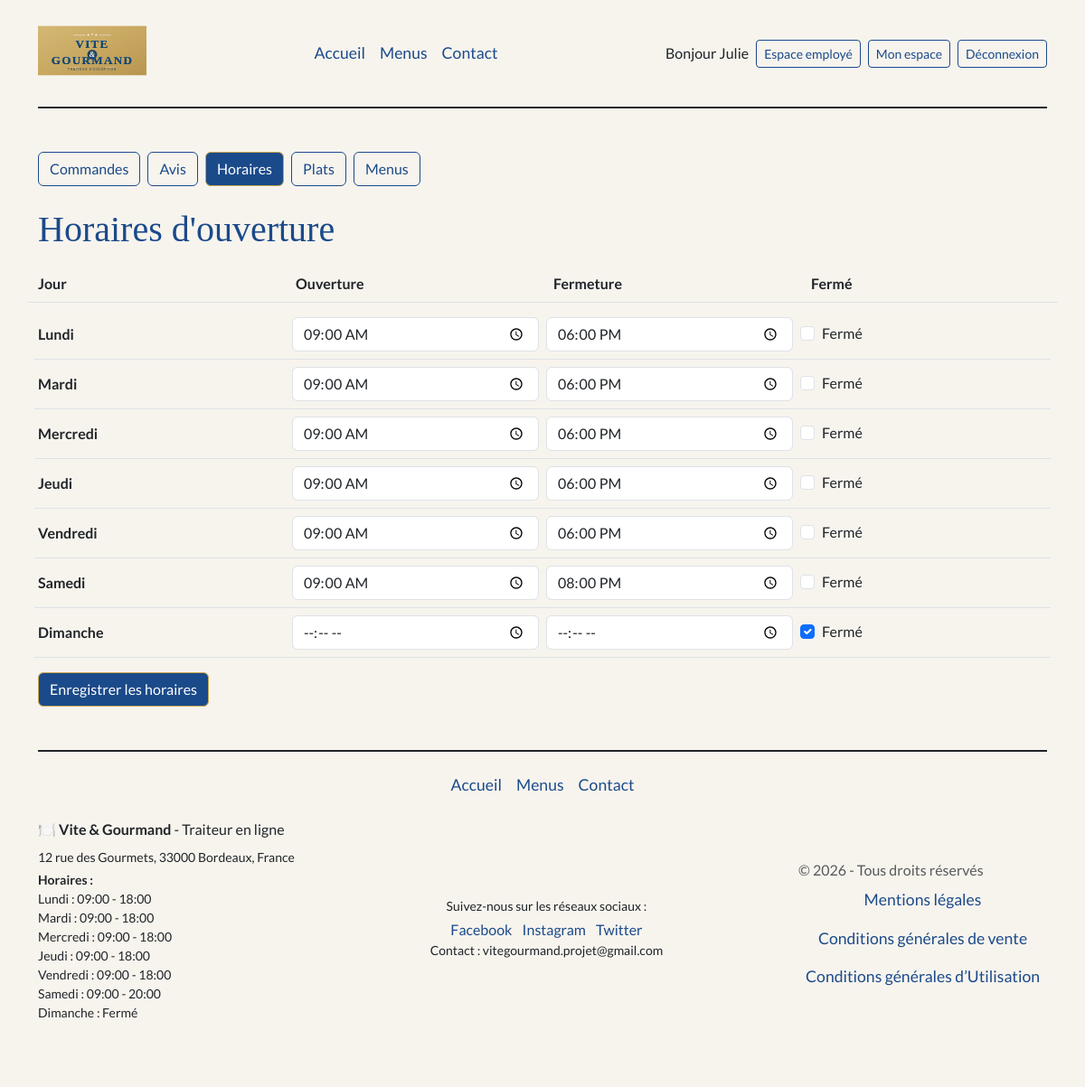
The app's page /index.php?controller=employe&action=horaires (signed in) with its own data.
### tables this page shows
CREATE TABLE `horaire` (
  `horaire_id` INT NOT NULL AUTO_INCREMENT,
  `jour` VARCHAR(10) NOT NULL,
  `heure_ouverture` TIME DEFAULT NULL,
  `heure_fermeture` TIME DEFAULT NULL,
  PRIMARY KEY (`horaire_id`)
);

### index.php (called while the page is built, shortened)
<?php
spl_autoload_register(function (string $class) {
    $file = __DIR__ . '/' . str_replace('\\', '/', $class) . '.php';
});
$controller = new Controller();
$controller->route();

### App/Repository/HoraireRepository.php (called while the page is built, shortened)
<?php
class HoraireRepository extends Repository
{
    public function findAll(): array
    {
        $query = $this->pdo->prepare('SELECT * FROM horaire ORDER BY horaire_id');
        $query->execute();
        $horaires = [];
        foreach ($query->fetchAll($this->pdo::FETCH_ASSOC) as $horaire) {
            $horaires[] = Horaire::createAndHydrate($horaire);
        }
        return $horaires;
    }
}

### App/Repository/Repository.php (called while the page is built, shortened)
<?php
class Repository
{
    public function __construct()
    {
        $mysql = Mysql::getInstance();
        $this->pdo = $mysql->getPDO();
    }
}

### App/Db/Mysql.php (called while the page is built, shortened)
<?php
class Mysql
{
    private $db_name;
    private $db_user;
    private $db_password;
    private $db_port;
    private $db_host;
    private $pdo = null;
    private static $_instance = null;
    public static function getInstance():self
    {
        if (is_null(self::$_instance)) {
            self::$_instance = new Mysql();
        }
        return self::$_instance;
    }
    public function getPDO():\PDO
    {
        if (is_null($this->pdo)) {
            $this->pdo = new \PDO('mysql:dbname=' . $this->db_name . ';charset=utf8;host=' . $this->db_host.':'.$this->db_port, $this->db_user, $this->db_password);
        }
        return $this->pdo;
    }
}

### App/Entity/Entity.php (called while the page is built, shortened)
<?php
class Entity
{
    public static function createAndHydrate(array $data): static
    {
        $entity = new static();
        $entity->hydrate($data);
        return $entity;
    }
    public function hydrate(array $data)
    {
        if (count($data) > 0) {
            foreach ($data as $key => $value) {
                $methodName = 'set' . StringTools::toPascalCase($key);
            }
        }
    }
}

### App/Tools/StringTools.php (called while the page is built, shortened)
<?php
class StringTools
{
    public static function toCamelCase(string $value, $pascalCase = false): string
    {
        $value = ucwords(str_replace(array('-', '_'), ' ', $value));
        $value = str_replace(' ', '', $value);
        if ($pascalCase === false) {
            return lcfirst($value);
        } else {
            return $value;
        }
    }
    public static function toPascalCase(string $value): string
    {
        return self::toCamelCase($value, true);
    }
}

### App/Entity/Horaire.php (called while the page is built, shortened)
<?php
class Horaire extends Entity
{
    protected ?int $horaire_id = null;
    protected ?string $jour = null;
    protected ?string $heure_ouverture = null;
    protected ?string $heure_fermeture = null;
    public function getHoraireId(): ?int
    {
        return $this->horaire_id;
    }
    public function setHoraireId(?int $horaire_id): self
    {
        $this->horaire_id = $horaire_id;
        return $this;
    }
    public function getJour(): ?string
    {
        return $this->jour;
    }
    public function setJour(?string $jour): self
    {
        $this->jour = $jour;
        return $this;
    }
    public function getHeureOuverture(): ?string
    {
        return $this->heure_ouverture;
    }
    public function setHeureOuverture(?string $heure_ouverture): self
    {
        $this->heure_ouverture = $heure_ouverture;
        return $this;
    }
    public function getHeureFermeture(): ?string
    {
        return $this->heure_fermeture;
    }
    public function setHeureFermeture(?string $heure_fermeture): self
    {
        $this->heure_fermeture = $heure_fermeture;
        return $this;
    }
}

### App/Config/menu.php (called while the page is built)
<?php
return [
    ['label' => 'Accueil', 'controller' => 'page', 'action' => 'accueil'],
    ['label' => 'Menus', 'controller' => 'menu', 'action' => 'list'],
    ['label' => 'Contact', 'controller' => 'contact', 'action' => 'index'],
];

### App/Tools/NavigationTools.php (called while the page is built, shortened)
<?php
class NavigationTools
{
    public static function addActiveClass($controller, $action)
    {
        return '';
    }
}

### templates/employe/horaires.php (the view, shortened to what this page needs)
<?php require_once _ROOTPATH_ . '/templates/header.php';
?>
<div class="container my-5">
    <?php $ongletActif = 'horaires';
    require _ROOTPATH_ . '/templates/employe/_onglets.php'; ?>
    <h1 class="mb-4">Horaires d'ouverture</h1>
    <form method="POST">
        <div class="mb-3">
            <div class="row fw-bold border-bottom pb-2 mb-2 d-none d-md-flex">
                <div class="col-md-3">Jour</div>
                <div class="col-md-3">Ouverture</div>
                <div class="col-md-3">Fermeture</div>
                <div class="col-md-3">Fermé</div>
            </div>
            <?php foreach ($horaires as $horaire) {
                $id = $horaire->getHoraireId();
                $jour = $horaire->getJour();
                $ferme = $horaire->getHeureOuverture() === null;
            ?>
                <div class="row g-2 align-items-center border-bottom py-2">
                    <div class="col-12 col-md-3 fw-bold"><?= htmlspecialchars(ucfirst($jour)) ?></div>
                    <div class="col-5 col-md-3">
                        <input type="time" name="horaires[<?= $id ?>][ouverture]" class="form-control" value="<?= htmlspecialchars(substr($horaire->getHeureOuverture() ?? '', 0, 5)) ?>" aria-label="Ouverture <?= htmlspecialchars($jour) ?>">
                    </div>
                    <div class="col-5 col-md-3">
                        <input type="time" name="horaires[<?= $id ?>][fermeture]" class="form-control" value="<?= htmlspecialchars(substr($horaire->getHeureFermeture() ?? '', 0, 5)) ?>" aria-label="Fermeture <?= htmlspecialchars($jour) ?>">
                    </div>
                    <div class="col-2 col-md-3">
                        <div class="form-check">
                            <input type="checkbox" name="horaires[<?= $id ?>][ferme]" value="1" class="form-check-input" id="ferme_<?= $id ?>" <?= $ferme ? 'checked' : '' ?>>
                            <label class="form-check-label d-none d-md-inline" for="ferme_<?= $id ?>">Fermé</label>
                        </div>
                    </div>
                </div>
            <?php } ?>
        </div>
        <button type="submit" name="saveHoraires" class="btn btn-primary">Enregistrer les horaires</button>
    </form>
</div>
<?php require_once _ROOTPATH_ . '/templates/footer.php'; ?>

### templates/footer.php (shortened to what this page needs)
<?php
$mainMenu = require __DIR__ . '/../App/Config/menu.php';
?>
</main>
<div class="container">
    <footer class="d-flex flex-column align-items-center py-3 my-4 border-top border-dark border-2">
        <ul class="nav w-100 justify-content-center align-items-center list-unstyled mb-3">
            <?php foreach ($mainMenu as $item) {  ?>
                <li><a href="/index.php?controller=<?= $item['controller'] ?>&action=<?= $item['action'] ?> " class="nav-link px-2 <?= NavigationTools::addActiveClass($item['controller'], $item['action']) ?>"><?= $item['label'] ?></a></li>
            <?php } ?>
        </ul>
        <div class="w-100 d-flex flex-column flex-md-row justify-content-between align-items-center mb-3">
            <div class="mb-3 mb-md-0 text-center text-md-start">
                <p class="mb-2"> 🍽️ <strong>Vite & Gourmand</strong> - Traiteur en ligne</p>
                <p class=" mb-1 small">12 rue des Gourmets, 33000 Bordeaux, France</p>
                <p class="mb2 small">
                    <strong>Horaires :</strong><br>
                    <?php foreach ($horairesFooter ?? [] as $horaire) { ?>
                        <?= htmlspecialchars(ucfirst($horaire->getJour())) ?> :
                        <?php if ($horaire->getHeureOuverture()) { ?>
                            <?= substr($horaire->getHeureOuverture(), 0, 5) ?> - <?= substr($horaire->getHeureFermeture(), 0, 5) ?>
                        <?php } else { ?>
                            Fermé
                        <?php } ?>
                        <br>
                    <?php } ?>
                </p>
            </div>
            <div class="mb-3 mb-md-0 text-center">
                <p class="mb-1 small">Suivez-nous sur les réseaux sociaux :</p>
                <a href="#" class="text-decoration-none me-2">Facebook</a>
                <a href="#" class="text-decoration-none me-2">Instagram</a>
                <a href="#" class="text-decoration-none">Twitter</a>
                <p class="mb-0 small">Contact : vitegourmand.projet@gmail.com</p>
            </div>
            <div>
                <p class="mb-0 text-body-secondary">© <?= date('Y') ?> - Tous droits réservés </p>
                <ul class="nav flex-column align-items-center list-unstyled mb-0">
                    <li><a href="/index.php?controller=page&action=mentionsLegales" class="nav-link px-2 link-primary">Mentions légales</a></li>
                    <li><a href="/index.php?controller=page&action=cgv" class="nav-link px-2 link-primary">Conditions générales de vente</a></li>
                    <li><a href="/index.php?controller=page&action=cgu" class="nav-link px-2 link-primary">Conditions générales d’Utilisation</a></li>
                </ul>
            </div>
        </div>
    </footer>
</div>
</body>
</html>

### records on screen
horaire: jour "Lundi", heure_ouverture "09:00", heure_fermeture "18:00"
horaire: jour "Mardi", heure_ouverture "09:00", heure_fermeture "18:00"
horaire: jour "Mercredi", heure_ouverture "09:00", heure_fermeture "18:00"
horaire: jour "Jeudi", heure_ouverture "09:00", heure_fermeture "18:00"
horaire: jour "Vendredi", heure_ouverture "09:00", heure_fermeture "18:00"
horaire: jour "Samedi", heure_ouverture "09:00", heure_fermeture "20:00"
horaire: jour "Dimanche", heure_ouverture "☑", shows "Fermé"

### other values on screen
$item['label'] "Accueil"
$item['label'] "Menus"
$item['label'] "Contact"
$_SESSION['user']['prenom'] "Julie"
$libelle "Commandes"
$libelle "Avis"
$libelle "Horaires"
$libelle "Plats"
$libelle "Menus"
